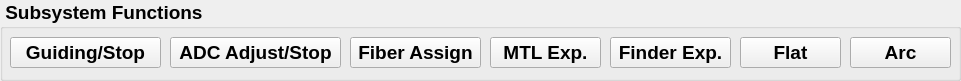
     <widget class="QGroupBox" name="group_subsytem">
      <property name="geometry">
       <rect>
        <x>640</x>
        <y>100</y>
        <width>961</width>
        <height>81</height>
       </rect>
      </property>
      <property name="font">
       <font>
        <family>Arial</family>
        <pointsize>14</pointsize>
        <weight>75</weight>
        <bold>true</bold>
        <strikeout>false</strikeout>
       </font>
      </property>
      <property name="title">
       <string> Subsystem Functions</string>
      </property>
      <widget class="QPushButton" name="pushbtn_Guiding">
       <property name="geometry">
        <rect>
         <x>10</x>
         <y>37</y>
         <width>151</width>
         <height>31</height>
        </rect>
       </property>
       <property name="font">
        <font>
         <family>Arial</family>
         <pointsize>14</pointsize>
         <weight>75</weight>
         <bold>true</bold>
         <strikeout>false</strikeout>
        </font>
       </property>
       <property name="toolTip">
        <string/>
       </property>
       <property name="text">
        <string>Guiding/Stop</string>
       </property>
      </widget>
      <widget class="QPushButton" name="pushbtn_ADCadjust">
       <property name="geometry">
        <rect>
         <x>170</x>
         <y>37</y>
         <width>171</width>
         <height>31</height>
        </rect>
       </property>
       <property name="font">
        <font>
         <family>Arial</family>
         <pointsize>14</pointsize>
         <weight>75</weight>
         <bold>true</bold>
         <strikeout>false</strikeout>
        </font>
       </property>
       <property name="toolTip">
        <string/>
       </property>
       <property name="text">
        <string>ADC Adjust/Stop</string>
       </property>
      </widget>
      <widget class="QPushButton" name="pushbtn_Fiber_assign">
       <property name="geometry">
        <rect>
         <x>350</x>
         <y>37</y>
         <width>131</width>
         <height>31</height>
        </rect>
       </property>
       <property name="font">
        <font>
         <family>Arial</family>
         <pointsize>14</pointsize>
         <weight>75</weight>
         <bold>true</bold>
         <strikeout>false</strikeout>
        </font>
       </property>
       <property name="toolTip">
        <string/>
       </property>
       <property name="text">
        <string>Fiber Assign</string>
       </property>
      </widget>
      <widget class="QPushButton" name="pushbtn_MTL_exp">
       <property name="geometry">
        <rect>
         <x>490</x>
         <y>37</y>
         <width>111</width>
         <height>31</height>
        </rect>
       </property>
       <property name="font">
        <font>
         <family>Arial</family>
         <pointsize>14</pointsize>
         <weight>75</weight>
         <bold>true</bold>
         <strikeout>false</strikeout>
        </font>
       </property>
       <property name="toolTip">
        <string/>
       </property>
       <property name="text">
        <string>MTL Exp.</string>
       </property>
      </widget>
      <widget class="QPushButton" name="pushbtn_Finder_exp">
       <property name="geometry">
        <rect>
         <x>610</x>
         <y>37</y>
         <width>121</width>
         <height>31</height>
        </rect>
       </property>
       <property name="font">
        <font>
         <family>Arial</family>
         <pointsize>14</pointsize>
         <weight>75</weight>
         <bold>true</bold>
         <strikeout>false</strikeout>
        </font>
       </property>
       <property name="toolTip">
        <string>&lt;html&gt;&lt;head/&gt;&lt;body&gt;&lt;p&gt;To set the information of the observation&lt;/p&gt;&lt;/body&gt;&lt;/html&gt;</string>
       </property>
       <property name="text">
        <string>Finder Exp.</string>
       </property>
      </widget>
      <widget class="QPushButton" name="pushbtn_Flat">
       <property name="geometry">
        <rect>
         <x>740</x>
         <y>37</y>
         <width>101</width>
         <height>31</height>
        </rect>
       </property>
       <property name="font">
        <font>
         <family>Arial</family>
         <pointsize>14</pointsize>
         <weight>75</weight>
         <bold>true</bold>
         <strikeout>false</strikeout>
        </font>
       </property>
       <property name="toolTip">
        <string/>
       </property>
       <property name="text">
        <string>Flat</string>
       </property>
      </widget>
      <widget class="QPushButton" name="pushbtn_Arc">
       <property name="geometry">
        <rect>
         <x>850</x>
         <y>37</y>
         <width>101</width>
         <height>31</height>
        </rect>
       </property>
       <property name="font">
        <font>
         <family>Arial</family>
         <pointsize>14</pointsize>
         <weight>75</weight>
         <bold>true</bold>
         <strikeout>false</strikeout>
        </font>
       </property>
       <property name="toolTip">
        <string/>
       </property>
       <property name="text">
        <string>Arc</string>
       </property>
      </widget>
     </widget>
